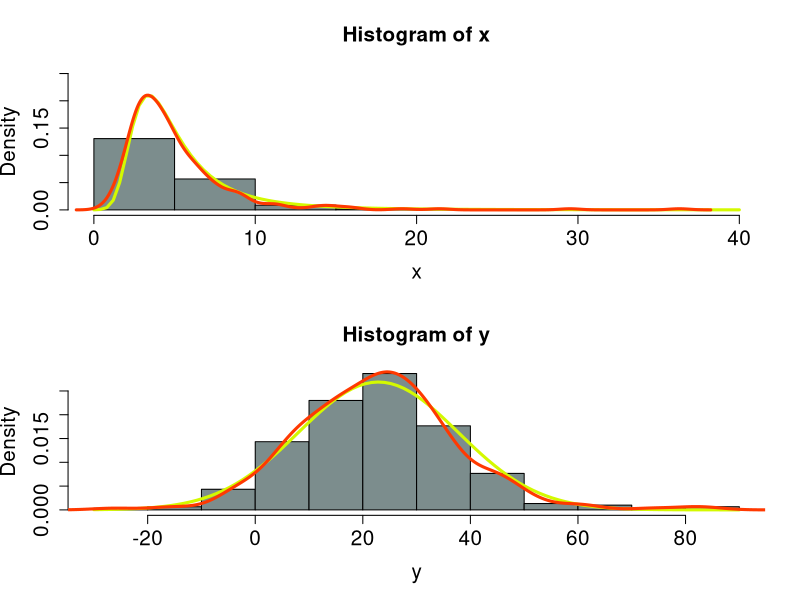

Write the R code that produced this figure.
#import libraries
library(Cairo)
#constants
n = 8

# ZERO STEP

#start random number generator with n (8) as seed
set.seed(n)
#setting the variable x given by the distribution law, t(df = 3, ncp = 4)
x <- rt(300, 3, 4)
#setting the variable e given by the distribution law, N(0, 13)
e <- rnorm(300, 0, 13)
#setting the variable y given in the task by the bundle formula
y <- 12 + 2 * x + e

# FIRST - FOUTH STEPS

#create a plot with dimensions 1000x1000
CairoPNG('plot-ex6.png', 1000, 1000)
#create a plot layout with matrix
layout(matrix(c(1, 1, 
                2, 2),
              2, 2, byrow = TRUE))
#create a histogram random variable  x
hist(x, freq = FALSE, col = '#7C8D8D', cex.axis = 1.5, cex.lab = 1.5, cex.main = 1.5, ylim = c(0, 0.25))
#create a line of theoretical distribution density for x
curve(dt(x, 3, 4), col = '#D4F900', lwd = 3, add = TRUE)
#create a line of actual distribution density for x
lines(density(x), col = '#FF3901', lwd = 3)
#create a histogram random variable  y
hist(y, freq = FALSE, col = '#7C8D8D',  cex.axis = 1.5, cex.lab = 1.5, cex.main = 1.5)
#create a line of theoretical distribution density for y
curve(dnorm(x, mean = mean(y), sd = sd(y)), col = '#D4F900', lwd = 3, add = TRUE)
#create a line of actual distribution density for y
lines(density(y), col = '#FF3901', lwd = 3)
#close this plot editing
dev.off(which = dev.cur())
